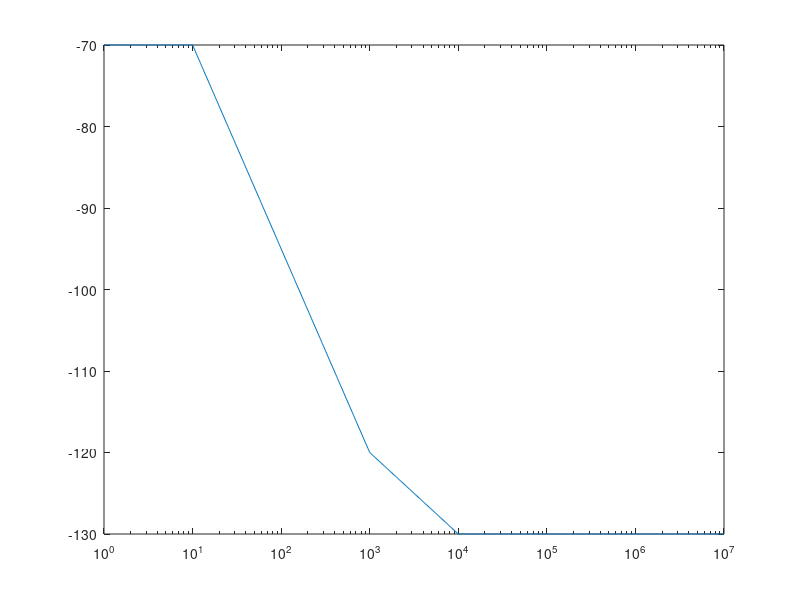

Here is the MATLAB script that generated this plot:
fc=1e7;
N=100;
fF=  [1    10  100 1000 10000 1e5  1e6  1e7];
SdBc=[-70 -70  -95 -120 -130 -130 -130 -130]

SdBcint=[];
fFint=[];
for k=1:length(SdBc)-1
   SdBcint=[SdBcint SdBc(k)+(SdBc(k+1)-SdBc(k))/(fF(k+1)-fF(k))*(linspace((fF(k)),(fF(k+1)),N)-fF(k))];
   fFint=[fFint logspace(log10(fF(k)),log10(fF(k+1)),N)];
end

SdBrad=SdBcint+3;   % dBc/Hz -> dBrad^2/Hz
rad=sqrt(10.^(SdBrad(1:end-1)/10).*(fFint(2:end)-fFint(1:end-1))); % dBrad^2/Hz -> rad
res=rad/2/pi/fc     % rad -> s
sqrt(sum(res.^2))   % integrate noise fluctuations
semilogx(fFint,(SdBcint))
